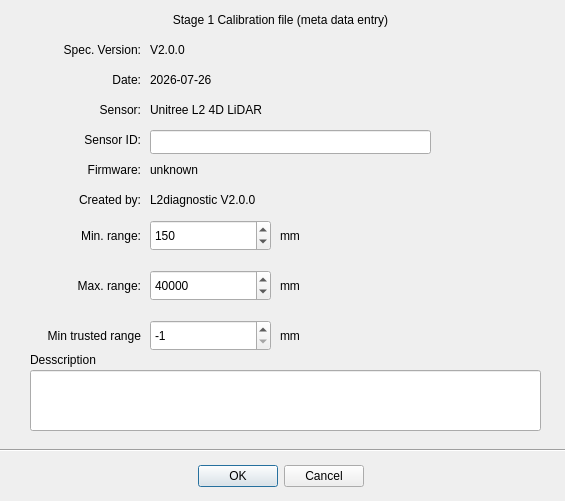
<?xml version="1.0" encoding="UTF-8"?>
<ui version="4.0">
 <class>Stage1CalibrationDialog</class>
 <widget class="QDialog" name="Stage1CalibrationDialog">
  <property name="geometry">
   <rect>
    <x>0</x>
    <y>0</y>
    <width>565</width>
    <height>501</height>
   </rect>
  </property>
  <property name="windowTitle">
   <string>Calibration file meta data</string>
  </property>
  <widget class="QDialogButtonBox" name="buttonBox">
   <property name="geometry">
    <rect>
     <x>180</x>
     <y>460</y>
     <width>201</width>
     <height>32</height>
    </rect>
   </property>
   <property name="orientation">
    <enum>Qt::Orientation::Horizontal</enum>
   </property>
   <property name="standardButtons">
    <set>QDialogButtonBox::StandardButton::Cancel|QDialogButtonBox::StandardButton::Ok</set>
   </property>
   <property name="centerButtons">
    <bool>true</bool>
   </property>
  </widget>
  <widget class="QLineEdit" name="EditSensorID">
   <property name="geometry">
    <rect>
     <x>150</x>
     <y>130</y>
     <width>281</width>
     <height>24</height>
    </rect>
   </property>
  </widget>
  <widget class="QLabel" name="label">
   <property name="geometry">
    <rect>
     <x>50</x>
     <y>130</y>
     <width>91</width>
     <height>19</height>
    </rect>
   </property>
   <property name="text">
    <string>Sensor ID:</string>
   </property>
   <property name="alignment">
    <set>Qt::AlignmentFlag::AlignRight|Qt::AlignmentFlag::AlignTrailing|Qt::AlignmentFlag::AlignVCenter</set>
   </property>
  </widget>
  <widget class="QLabel" name="label_2">
   <property name="geometry">
    <rect>
     <x>50</x>
     <y>40</y>
     <width>91</width>
     <height>19</height>
    </rect>
   </property>
   <property name="text">
    <string>Spec. Version:</string>
   </property>
   <property name="alignment">
    <set>Qt::AlignmentFlag::AlignRight|Qt::AlignmentFlag::AlignTrailing|Qt::AlignmentFlag::AlignVCenter</set>
   </property>
  </widget>
  <widget class="QLabel" name="lblSpecVersion">
   <property name="geometry">
    <rect>
     <x>150</x>
     <y>40</y>
     <width>391</width>
     <height>19</height>
    </rect>
   </property>
   <property name="text">
    <string>V2.0.0</string>
   </property>
   <property name="alignment">
    <set>Qt::AlignmentFlag::AlignLeading|Qt::AlignmentFlag::AlignLeft|Qt::AlignmentFlag::AlignVCenter</set>
   </property>
  </widget>
  <widget class="QLabel" name="lblDate">
   <property name="geometry">
    <rect>
     <x>150</x>
     <y>70</y>
     <width>281</width>
     <height>19</height>
    </rect>
   </property>
   <property name="text">
    <string>2026-07-26</string>
   </property>
   <property name="alignment">
    <set>Qt::AlignmentFlag::AlignLeading|Qt::AlignmentFlag::AlignLeft|Qt::AlignmentFlag::AlignVCenter</set>
   </property>
  </widget>
  <widget class="QLabel" name="label_5">
   <property name="geometry">
    <rect>
     <x>50</x>
     <y>70</y>
     <width>91</width>
     <height>19</height>
    </rect>
   </property>
   <property name="text">
    <string>Date:</string>
   </property>
   <property name="alignment">
    <set>Qt::AlignmentFlag::AlignRight|Qt::AlignmentFlag::AlignTrailing|Qt::AlignmentFlag::AlignVCenter</set>
   </property>
  </widget>
  <widget class="QLabel" name="label_6">
   <property name="geometry">
    <rect>
     <x>50</x>
     <y>100</y>
     <width>91</width>
     <height>19</height>
    </rect>
   </property>
   <property name="text">
    <string>Sensor:</string>
   </property>
   <property name="alignment">
    <set>Qt::AlignmentFlag::AlignRight|Qt::AlignmentFlag::AlignTrailing|Qt::AlignmentFlag::AlignVCenter</set>
   </property>
  </widget>
  <widget class="QLabel" name="lblSensor">
   <property name="geometry">
    <rect>
     <x>150</x>
     <y>100</y>
     <width>281</width>
     <height>19</height>
    </rect>
   </property>
   <property name="text">
    <string>Unitree L2 4D LiDAR</string>
   </property>
   <property name="alignment">
    <set>Qt::AlignmentFlag::AlignLeading|Qt::AlignmentFlag::AlignLeft|Qt::AlignmentFlag::AlignVCenter</set>
   </property>
  </widget>
  <widget class="QLabel" name="lblFirmware">
   <property name="geometry">
    <rect>
     <x>150</x>
     <y>160</y>
     <width>391</width>
     <height>19</height>
    </rect>
   </property>
   <property name="text">
    <string>unknown</string>
   </property>
   <property name="alignment">
    <set>Qt::AlignmentFlag::AlignLeading|Qt::AlignmentFlag::AlignLeft|Qt::AlignmentFlag::AlignVCenter</set>
   </property>
  </widget>
  <widget class="QLabel" name="label_9">
   <property name="geometry">
    <rect>
     <x>50</x>
     <y>160</y>
     <width>91</width>
     <height>19</height>
    </rect>
   </property>
   <property name="text">
    <string>Firmware:</string>
   </property>
   <property name="alignment">
    <set>Qt::AlignmentFlag::AlignRight|Qt::AlignmentFlag::AlignTrailing|Qt::AlignmentFlag::AlignVCenter</set>
   </property>
  </widget>
  <widget class="QLabel" name="lblSoftwareID">
   <property name="geometry">
    <rect>
     <x>150</x>
     <y>190</y>
     <width>391</width>
     <height>19</height>
    </rect>
   </property>
   <property name="text">
    <string>L2diagnostic V2.0.0</string>
   </property>
   <property name="alignment">
    <set>Qt::AlignmentFlag::AlignLeading|Qt::AlignmentFlag::AlignLeft|Qt::AlignmentFlag::AlignVCenter</set>
   </property>
  </widget>
  <widget class="QLabel" name="label_11">
   <property name="geometry">
    <rect>
     <x>50</x>
     <y>190</y>
     <width>91</width>
     <height>19</height>
    </rect>
   </property>
   <property name="text">
    <string>Created by:</string>
   </property>
   <property name="alignment">
    <set>Qt::AlignmentFlag::AlignRight|Qt::AlignmentFlag::AlignTrailing|Qt::AlignmentFlag::AlignVCenter</set>
   </property>
  </widget>
  <widget class="QLabel" name="label_15">
   <property name="geometry">
    <rect>
     <x>50</x>
     <y>220</y>
     <width>91</width>
     <height>31</height>
    </rect>
   </property>
   <property name="text">
    <string>Min. range:</string>
   </property>
   <property name="alignment">
    <set>Qt::AlignmentFlag::AlignRight|Qt::AlignmentFlag::AlignTrailing|Qt::AlignmentFlag::AlignVCenter</set>
   </property>
  </widget>
  <widget class="QLabel" name="label_14">
   <property name="geometry">
    <rect>
     <x>280</x>
     <y>220</y>
     <width>91</width>
     <height>31</height>
    </rect>
   </property>
   <property name="text">
    <string>mm</string>
   </property>
   <property name="alignment">
    <set>Qt::AlignmentFlag::AlignLeading|Qt::AlignmentFlag::AlignLeft|Qt::AlignmentFlag::AlignVCenter</set>
   </property>
  </widget>
  <widget class="QLabel" name="label_16">
   <property name="geometry">
    <rect>
     <x>280</x>
     <y>270</y>
     <width>91</width>
     <height>31</height>
    </rect>
   </property>
   <property name="text">
    <string>mm</string>
   </property>
   <property name="alignment">
    <set>Qt::AlignmentFlag::AlignLeading|Qt::AlignmentFlag::AlignLeft|Qt::AlignmentFlag::AlignVCenter</set>
   </property>
  </widget>
  <widget class="QLabel" name="label_17">
   <property name="geometry">
    <rect>
     <x>50</x>
     <y>270</y>
     <width>91</width>
     <height>31</height>
    </rect>
   </property>
   <property name="text">
    <string>Max. range:</string>
   </property>
   <property name="alignment">
    <set>Qt::AlignmentFlag::AlignRight|Qt::AlignmentFlag::AlignTrailing|Qt::AlignmentFlag::AlignVCenter</set>
   </property>
  </widget>
  <widget class="QLabel" name="label_12">
   <property name="geometry">
    <rect>
     <x>0</x>
     <y>10</y>
     <width>561</width>
     <height>19</height>
    </rect>
   </property>
   <property name="lineWidth">
    <number>1</number>
   </property>
   <property name="text">
    <string>Stage 1 Calibration file (meta data entry)</string>
   </property>
   <property name="alignment">
    <set>Qt::AlignmentFlag::AlignCenter</set>
   </property>
  </widget>
  <widget class="Line" name="line_2">
   <property name="geometry">
    <rect>
     <x>-10</x>
     <y>440</y>
     <width>581</width>
     <height>20</height>
    </rect>
   </property>
   <property name="orientation">
    <enum>Qt::Orientation::Horizontal</enum>
   </property>
  </widget>
  <widget class="QSpinBox" name="spinMinRange">
   <property name="geometry">
    <rect>
     <x>150</x>
     <y>220</y>
     <width>121</width>
     <height>31</height>
    </rect>
   </property>
   <property name="maximum">
    <number>100000</number>
   </property>
   <property name="value">
    <number>150</number>
   </property>
  </widget>
  <widget class="QSpinBox" name="spinMaxRange">
   <property name="geometry">
    <rect>
     <x>150</x>
     <y>270</y>
     <width>121</width>
     <height>31</height>
    </rect>
   </property>
   <property name="maximum">
    <number>100000</number>
   </property>
   <property name="value">
    <number>40000</number>
   </property>
  </widget>
  <widget class="QLineEdit" name="EditDesc">
   <property name="geometry">
    <rect>
     <x>30</x>
     <y>370</y>
     <width>511</width>
     <height>61</height>
    </rect>
   </property>
   <property name="alignment">
    <set>Qt::AlignmentFlag::AlignLeading|Qt::AlignmentFlag::AlignLeft|Qt::AlignmentFlag::AlignTop</set>
   </property>
  </widget>
  <widget class="QLabel" name="label_3">
   <property name="geometry">
    <rect>
     <x>30</x>
     <y>350</y>
     <width>121</width>
     <height>20</height>
    </rect>
   </property>
   <property name="text">
    <string>Desscription</string>
   </property>
   <property name="alignment">
    <set>Qt::AlignmentFlag::AlignLeading|Qt::AlignmentFlag::AlignLeft|Qt::AlignmentFlag::AlignVCenter</set>
   </property>
  </widget>
  <widget class="QLabel" name="label_18">
   <property name="geometry">
    <rect>
     <x>280</x>
     <y>320</y>
     <width>91</width>
     <height>31</height>
    </rect>
   </property>
   <property name="text">
    <string>mm</string>
   </property>
   <property name="alignment">
    <set>Qt::AlignmentFlag::AlignLeading|Qt::AlignmentFlag::AlignLeft|Qt::AlignmentFlag::AlignVCenter</set>
   </property>
  </widget>
  <widget class="QSpinBox" name="spinMinTrustedRange">
   <property name="geometry">
    <rect>
     <x>150</x>
     <y>320</y>
     <width>121</width>
     <height>31</height>
    </rect>
   </property>
   <property name="minimum">
    <number>-1</number>
   </property>
   <property name="maximum">
    <number>100000</number>
   </property>
   <property name="value">
    <number>-1</number>
   </property>
  </widget>
  <widget class="QLabel" name="label_19">
   <property name="geometry">
    <rect>
     <x>0</x>
     <y>320</y>
     <width>141</width>
     <height>31</height>
    </rect>
   </property>
   <property name="text">
    <string>Min trusted range</string>
   </property>
   <property name="alignment">
    <set>Qt::AlignmentFlag::AlignRight|Qt::AlignmentFlag::AlignTrailing|Qt::AlignmentFlag::AlignVCenter</set>
   </property>
  </widget>
 </widget>
 <resources/>
 <connections>
  <connection>
   <sender>buttonBox</sender>
   <signal>accepted()</signal>
   <receiver>Stage1CalibrationDialog</receiver>
   <slot>accept()</slot>
   <hints>
    <hint type="sourcelabel">
     <x>248</x>
     <y>254</y>
    </hint>
    <hint type="destinationlabel">
     <x>157</x>
     <y>274</y>
    </hint>
   </hints>
  </connection>
  <connection>
   <sender>buttonBox</sender>
   <signal>rejected()</signal>
   <receiver>Stage1CalibrationDialog</receiver>
   <slot>reject()</slot>
   <hints>
    <hint type="sourcelabel">
     <x>316</x>
     <y>260</y>
    </hint>
    <hint type="destinationlabel">
     <x>286</x>
     <y>274</y>
    </hint>
   </hints>
  </connection>
 </connections>
</ui>
